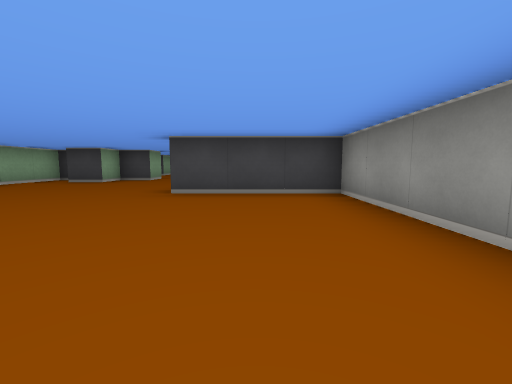
[1] (above)

16 first-person views from a walk through a cub3D maze. The camera is about half as high as the walls, tilts 6° down and sees 90° across. The floor is counted in squares. Each view is taken from the middle of a square. On the plan, view 1 faces up. The plan holds only what a view shows up to about 9 squares ahead; the rest is blank. The place goes on beyond the plan.

[2]
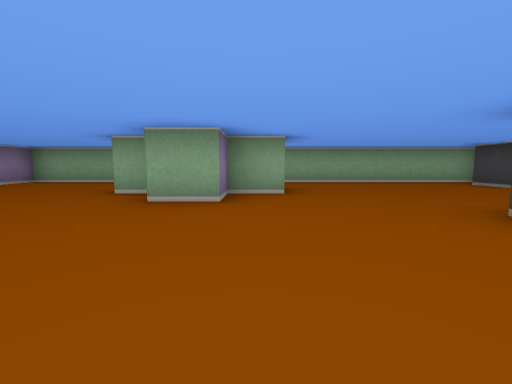

[3]
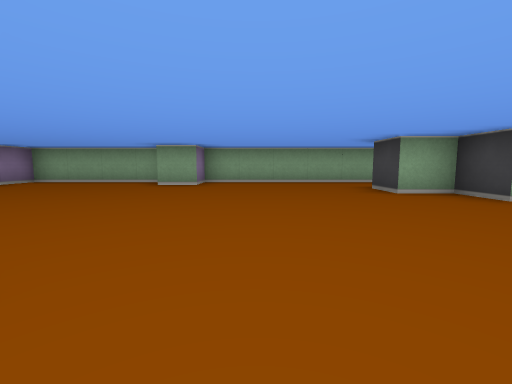

[4]
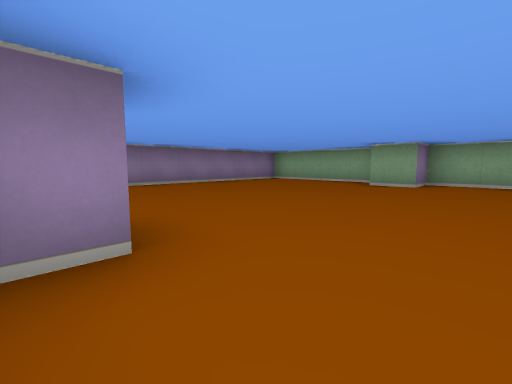

[5]
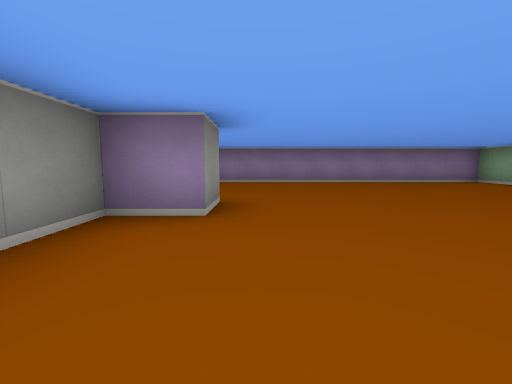

[6]
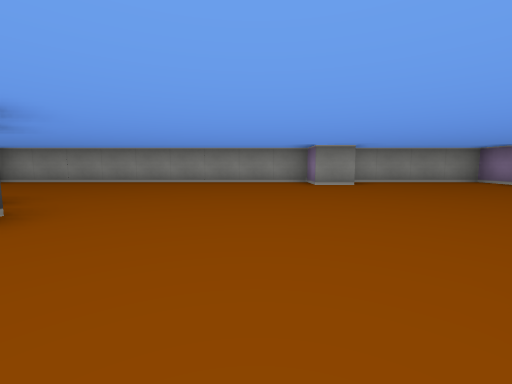

[7]
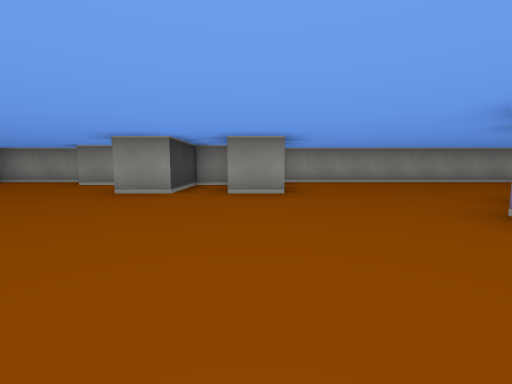

[8]
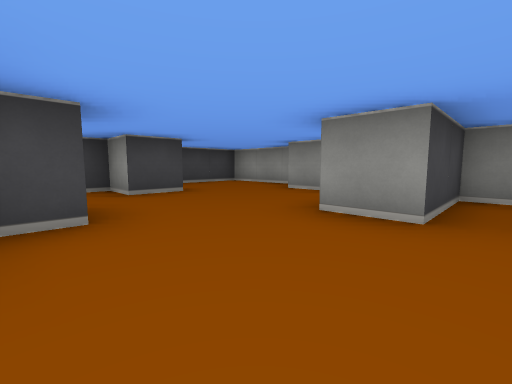

[9]
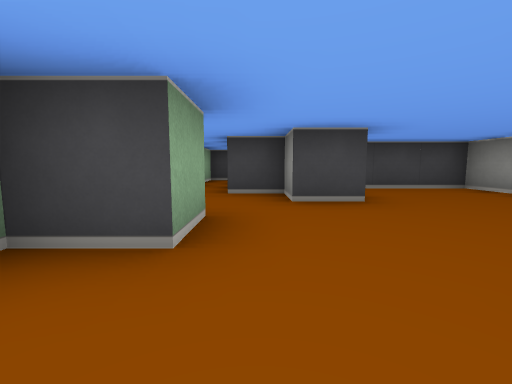

[10]
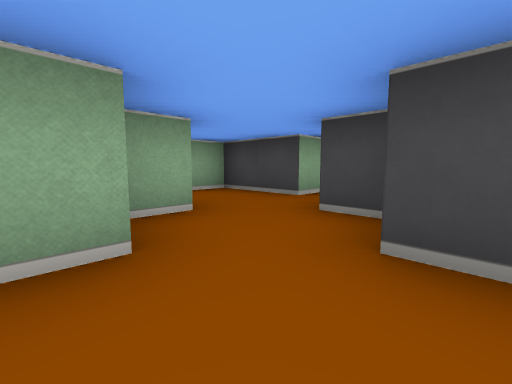

[11]
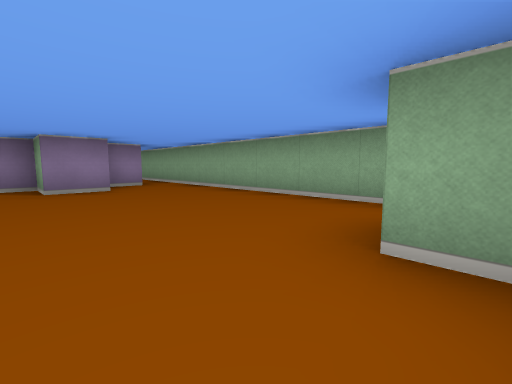

[12]
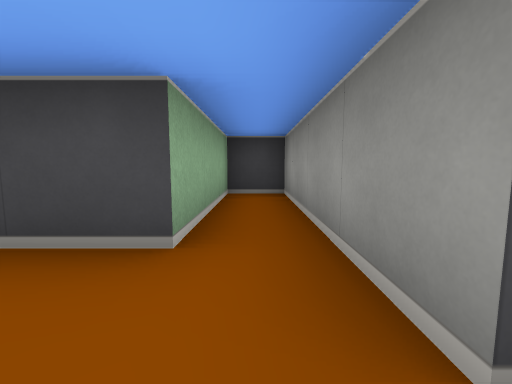

[13]
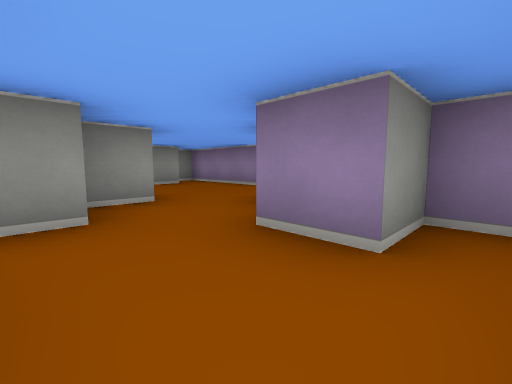

[14]
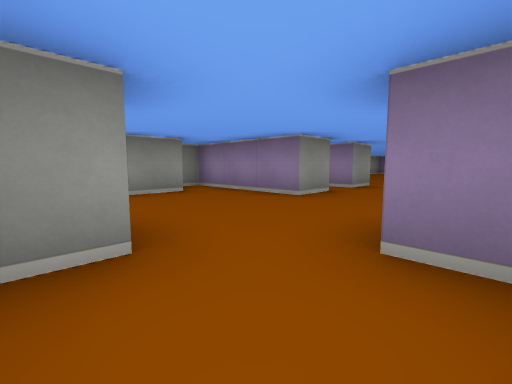

[15]
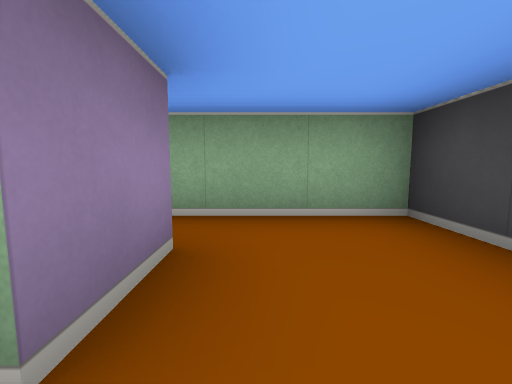

[16]
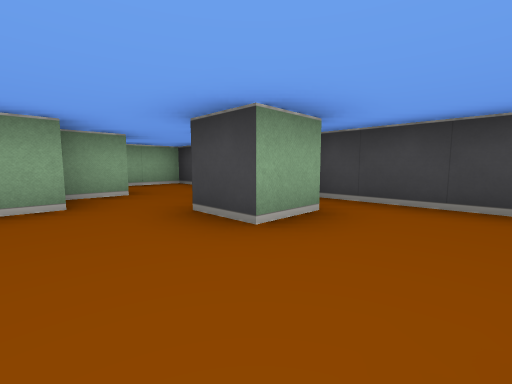

### Floor plan
Points are (right, up) in squares from view 1. A wall is a line through its corners. A room is listed if a view was taken in it or the views show most of it. See-through windows are left out.
Room 1 (views 1, 2, 3, 4, 5, 6, 7, 8, 9, 10, 11, 12, 13, 14, 15, 16)
walls: (-4.6, 2.5) (-3.5, 2.5) (-3.5, 1.5) (-2.5, 1.5) (-2.5, 0.5) (-3.5, 0.5) (-3.5, -0.5) (-4.5, -0.5); (-5.6, 1.5) (-4.8, 1.5); (0.5, 5.6) (0.5, 6.5) (-1.5, 6.5) (-1.5, 7.5) (1.5, 7.5) (1.5, 8); (0.5, -5.6) (0.5, -4.5) (1.5, -4.5) (1.5, 4.5) (-1.5, 4.5) (-1.5, 5.5) (-0.9, 5.5); (0.5, 8.4) (0.5, 9.5); (-6.5, -5.9) (-6.5, -9.5) (1.5, -9.5) (1.5, -5.9); (-6.5, 8.5) (-6.5, -4.5) (-5.5, -4.5) (-5.5, -5.5); (-4.1, 9.5) (-3.5, 9.5) (-3.5, 8.5) (-4.5, 8.5) (-4.5, 7.5) (-5.5, 7.5); (-6.1, 9.5) (-5.5, 9.5) (-5.5, 10.5) (-4.5, 10.5) (-4.5, 9.6); (1.5, 10.1) (1.5, 12.5) (-2.1, 12.5); (-1.5, 11.6) (-1.5, 10.5) (-2.5, 10.5) (-2.5, 11.5) (-3.5, 11.5) (-3.5, 15.5) (-4.5, 15.5) (-4.5, 12.5) (-6.5, 12.5) (-6.5, 10.1)

Positions as (right, up) in squares from view 1, and headings:
1: (0, 0), facing up
2: (1, 2), facing left
3: (1, -3), facing left
4: (1, -3), facing down-left
5: (0, -2), facing down
6: (-6, -3), facing right
7: (-6, 5), facing right
8: (-4, 6), facing up-right
9: (-3, 7), facing up
10: (-2, 9), facing up-left
11: (-3, 8), facing down-left
12: (-4, 11), facing up
13: (-6, 12), facing down-right
14: (-4, 11), facing down-right
15: (-4, 11), facing left
16: (0, 9), facing up-left
